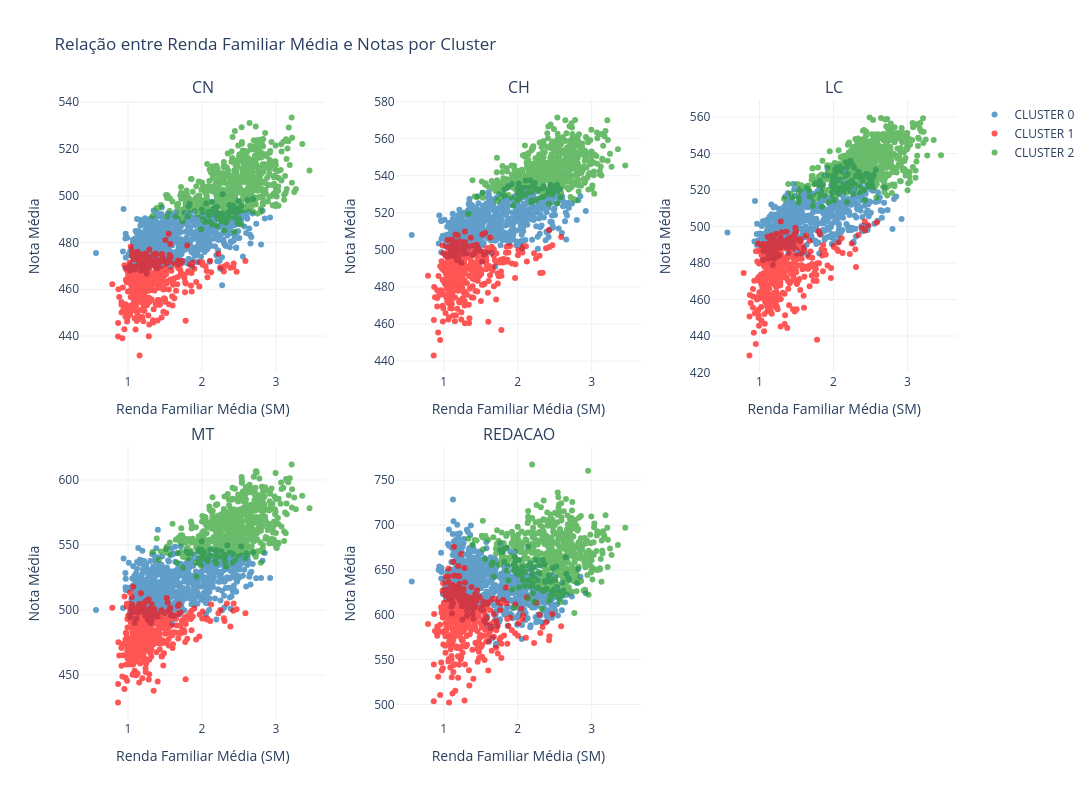

The notebook cell saved with this chart:
### Code cell
renda_col = "RENDA_FAMILIAR_SM_MEDIA"

titulos = [c.replace("NU_NOTA_", "").replace("_MEDIA", "") for c in colunas_notas]

fig = make_subplots(
    rows=2,
    cols=3,
    subplot_titles=titulos + [""],
    horizontal_spacing=0.08,
    vertical_spacing=0.12
)

for i, coluna in enumerate(colunas_notas):
    row = i // 3 + 1
    col = i % 3 + 1

    for cluster in sorted(df["CLUSTER"].unique()):
        dados = df[df["CLUSTER"] == cluster]

        fig.add_trace(
            go.Scatter(
                x=dados[renda_col],
                y=dados[coluna],
                mode="markers",
                marker=dict(size=6, color=cores_cluster.get(cluster)),
                opacity=0.7,
                name=f"CLUSTER {cluster}",
                showlegend=(i == 0),

                customdata=dados[["NO_MUNICIPIO_PROVA", "UF"]],
                hovertemplate=(
                    "Município: %{customdata[0]} (%{customdata[1]})<br>"
                    "Renda: %{x:.2f}<br>"
                    "Nota: %{y:.2f}<br>"
                    "Cluster: " + str(cluster) +
                    "<extra></extra>"
                )
            ),
            row=row,
            col=col
        )

    fig.update_xaxes(title_text="Renda Familiar Média (SM)", row=row, col=col)
    fig.update_yaxes(title_text="Nota Média", row=row, col=col)

fig.update_layout(
    title="Relação entre Renda Familiar Média e Notas por Cluster",
    height=800,
    width=1200,
    template="plotly_white"
)

fig.show()

### Figure 1 — Plotly figure (JSON) as saved in the notebook; plotly's stock layout.template omitted (floating-point values rounded to 4 significant figures; data arrays with more than 128 entries replaced by an {"elided": "..."} marker saying what was removed)
{"data": [{"customdata": {"elided": "716x2 str values"}, "hovertemplate": "Município: %{customdata[0]} (%{customdata[1]})<br>Renda: %{x:.2f}<br>Nota: %{y:.2f}<br>Cluster: 0<extra></extra>", "marker": {"color": "#1f77b4", "size": 6}, "mode": "markers", "name": "CLUSTER 0", "opacity": 0.7, "showlegend": true, "type": "scatter", "x": {"elided": "716 float values"}, "xaxis": "x", "y": {"elided": "716 float values"}, "yaxis": "y"}, {"customdata": {"elided": "424x2 str values"}, "hovertemplate": "Município: %{customdata[0]} (%{customdata[1]})<br>Renda: %{x:.2f}<br>Nota: %{y:.2f}<br>Cluster: 1<extra></extra>", "marker": {"color": "#ff0e0e", "size": 6}, "mode": "markers", "name": "CLUSTER 1", "opacity": 0.7, "showlegend": true, "type": "scatter", "x": {"elided": "424 float values"}, "xaxis": "x", "y": {"elided": "424 float values"}, "yaxis": "y"}, {"customdata": {"elided": "572x2 str values"}, "hovertemplate": "Município: %{customdata[0]} (%{customdata[1]})<br>Renda: %{x:.2f}<br>Nota: %{y:.2f}<br>Cluster: 2<extra></extra>", "marker": {"color": "#2ca02c", "size": 6}, "mode": "markers", "name": "CLUSTER 2", "opacity": 0.7, "showlegend": true, "type": "scatter", "x": {"elided": "572 float values"}, "xaxis": "x", "y": {"elided": "572 float values"}, "yaxis": "y"}, {"customdata": {"elided": "716x2 str values"}, "hovertemplate": "Município: %{customdata[0]} (%{customdata[1]})<br>Renda: %{x:.2f}<br>Nota: %{y:.2f}<br>Cluster: 0<extra></extra>", "marker": {"color": "#1f77b4", "size": 6}, "mode": "markers", "name": "CLUSTER 0", "opacity": 0.7, "showlegend": false, "type": "scatter", "x": {"elided": "716 float values"}, "xaxis": "x2", "y": {"elided": "716 float values"}, "yaxis": "y2"}, {"customdata": {"elided": "424x2 str values"}, "hovertemplate": "Município: %{customdata[0]} (%{customdata[1]})<br>Renda: %{x:.2f}<br>Nota: %{y:.2f}<br>Cluster: 1<extra></extra>", "marker": {"color": "#ff0e0e", "size": 6}, "mode": "markers", "name": "CLUSTER 1", "opacity": 0.7, "showlegend": false, "type": "scatter", "x": {"elided": "424 float values"}, "xaxis": "x2", "y": {"elided": "424 float values"}, "yaxis": "y2"}, {"customdata": {"elided": "572x2 str values"}, "hovertemplate": "Município: %{customdata[0]} (%{customdata[1]})<br>Renda: %{x:.2f}<br>Nota: %{y:.2f}<br>Cluster: 2<extra></extra>", "marker": {"color": "#2ca02c", "size": 6}, "mode": "markers", "name": "CLUSTER 2", "opacity": 0.7, "showlegend": false, "type": "scatter", "x": {"elided": "572 float values"}, "xaxis": "x2", "y": {"elided": "572 float values"}, "yaxis": "y2"}, {"customdata": {"elided": "716x2 str values"}, "hovertemplate": "Município: %{customdata[0]} (%{customdata[1]})<br>Renda: %{x:.2f}<br>Nota: %{y:.2f}<br>Cluster: 0<extra></extra>", "marker": {"color": "#1f77b4", "size": 6}, "mode": "markers", "name": "CLUSTER 0", "opacity": 0.7, "showlegend": false, "type": "scatter", "x": {"elided": "716 float values"}, "xaxis": "x3", "y": {"elided": "716 float values"}, "yaxis": "y3"}, {"customdata": {"elided": "424x2 str values"}, "hovertemplate": "Município: %{customdata[0]} (%{customdata[1]})<br>Renda: %{x:.2f}<br>Nota: %{y:.2f}<br>Cluster: 1<extra></extra>", "marker": {"color": "#ff0e0e", "size": 6}, "mode": "markers", "name": "CLUSTER 1", "opacity": 0.7, "showlegend": false, "type": "scatter", "x": {"elided": "424 float values"}, "xaxis": "x3", "y": {"elided": "424 float values"}, "yaxis": "y3"}, {"customdata": {"elided": "572x2 str values"}, "hovertemplate": "Município: %{customdata[0]} (%{customdata[1]})<br>Renda: %{x:.2f}<br>Nota: %{y:.2f}<br>Cluster: 2<extra></extra>", "marker": {"color": "#2ca02c", "size": 6}, "mode": "markers", "name": "CLUSTER 2", "opacity": 0.7, "showlegend": false, "type": "scatter", "x": {"elided": "572 float values"}, "xaxis": "x3", "y": {"elided": "572 float values"}, "yaxis": "y3"}, {"customdata": {"elided": "716x2 str values"}, "hovertemplate": "Município: %{customdata[0]} (%{customdata[1]})<br>Renda: %{x:.2f}<br>Nota: %{y:.2f}<br>Cluster: 0<extra></extra>", "marker": {"color": "#1f77b4", "size": 6}, "mode": "markers", "name": "CLUSTER 0", "opacity": 0.7, "showlegend": false, "type": "scatter", "x": {"elided": "716 float values"}, "xaxis": "x4", "y": {"elided": "716 float values"}, "yaxis": "y4"}, {"customdata": {"elided": "424x2 str values"}, "hovertemplate": "Município: %{customdata[0]} (%{customdata[1]})<br>Renda: %{x:.2f}<br>Nota: %{y:.2f}<br>Cluster: 1<extra></extra>", "marker": {"color": "#ff0e0e", "size": 6}, "mode": "markers", "name": "CLUSTER 1", "opacity": 0.7, "showlegend": false, "type": "scatter", "x": {"elided": "424 float values"}, "xaxis": "x4", "y": {"elided": "424 float values"}, "yaxis": "y4"}, {"customdata": {"elided": "572x2 str values"}, "hovertemplate": "Município: %{customdata[0]} (%{customdata[1]})<br>Renda: %{x:.2f}<br>Nota: %{y:.2f}<br>Cluster: 2<extra></extra>", "marker": {"color": "#2ca02c", "size": 6}, "mode": "markers", "name": "CLUSTER 2", "opacity": 0.7, "showlegend": false, "type": "scatter", "x": {"elided": "572 float values"}, "xaxis": "x4", "y": {"elided": "572 float values"}, "yaxis": "y4"}, {"customdata": {"elided": "716x2 str values"}, "hovertemplate": "Município: %{customdata[0]} (%{customdata[1]})<br>Renda: %{x:.2f}<br>Nota: %{y:.2f}<br>Cluster: 0<extra></extra>", "marker": {"color": "#1f77b4", "size": 6}, "mode": "markers", "name": "CLUSTER 0", "opacity": 0.7, "showlegend": false, "type": "scatter", "x": {"elided": "716 float values"}, "xaxis": "x5", "y": {"elided": "716 float values"}, "yaxis": "y5"}, {"customdata": {"elided": "424x2 str values"}, "hovertemplate": "Município: %{customdata[0]} (%{customdata[1]})<br>Renda: %{x:.2f}<br>Nota: %{y:.2f}<br>Cluster: 1<extra></extra>", "marker": {"color": "#ff0e0e", "size": 6}, "mode": "markers", "name": "CLUSTER 1", "opacity": 0.7, "showlegend": false, "type": "scatter", "x": {"elided": "424 float values"}, "xaxis": "x5", "y": {"elided": "424 float values"}, "yaxis": "y5"}, {"customdata": {"elided": "572x2 str values"}, "hovertemplate": "Município: %{customdata[0]} (%{customdata[1]})<br>Renda: %{x:.2f}<br>Nota: %{y:.2f}<br>Cluster: 2<extra></extra>", "marker": {"color": "#2ca02c", "size": 6}, "mode": "markers", "name": "CLUSTER 2", "opacity": 0.7, "showlegend": false, "type": "scatter", "x": {"elided": "572 float values"}, "xaxis": "x5", "y": {"elided": "572 float values"}, "yaxis": "y5"}], "layout": {"annotations": [{"font": {"size": 16}, "showarrow": false, "text": "CN", "x": 0.14, "xanchor": "center", "xref": "paper", "y": 1, "yanchor": "bottom", "yref": "paper"}, {"font": {"size": 16}, "showarrow": false, "text": "CH", "x": 0.5, "xanchor": "center", "xref": "paper", "y": 1, "yanchor": "bottom", "yref": "paper"}, {"font": {"size": 16}, "showarrow": false, "text": "LC", "x": 0.86, "xanchor": "center", "xref": "paper", "y": 1, "yanchor": "bottom", "yref": "paper"}, {"font": {"size": 16}, "showarrow": false, "text": "MT", "x": 0.14, "xanchor": "center", "xref": "paper", "y": 0.44, "yanchor": "bottom", "yref": "paper"}, {"font": {"size": 16}, "showarrow": false, "text": "REDACAO", "x": 0.5, "xanchor": "center", "xref": "paper", "y": 0.44, "yanchor": "bottom", "yref": "paper"}], "height": 800, "title": {"text": "Relação entre Renda Familiar Média e Notas por Cluster"}, "width": 1200, "xaxis": {"anchor": "y", "domain": [0, 0.28], "title": {"text": "Renda Familiar Média (SM)"}}, "xaxis2": {"anchor": "y2", "domain": [0.36, 0.64], "title": {"text": "Renda Familiar Média (SM)"}}, "xaxis3": {"anchor": "y3", "domain": [0.72, 1], "title": {"text": "Renda Familiar Média (SM)"}}, "xaxis4": {"anchor": "y4", "domain": [0, 0.28], "title": {"text": "Renda Familiar Média (SM)"}}, "xaxis5": {"anchor": "y5", "domain": [0.36, 0.64], "title": {"text": "Renda Familiar Média (SM)"}}, "xaxis6": {"anchor": "y6", "domain": [0.72, 1]}, "yaxis": {"anchor": "x", "domain": [0.56, 1], "title": {"text": "Nota Média"}}, "yaxis2": {"anchor": "x2", "domain": [0.56, 1], "title": {"text": "Nota Média"}}, "yaxis3": {"anchor": "x3", "domain": [0.56, 1], "title": {"text": "Nota Média"}}, "yaxis4": {"anchor": "x4", "domain": [0, 0.44], "title": {"text": "Nota Média"}}, "yaxis5": {"anchor": "x5", "domain": [0, 0.44], "title": {"text": "Nota Média"}}, "yaxis6": {"anchor": "x6", "domain": [0, 0.44]}}}
